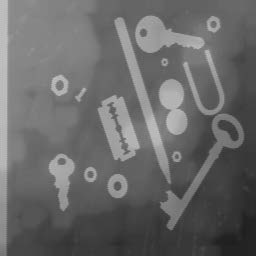
#> input picture 2/3/testImages/tools.jpg, 256 x 256 px, found by its file name
$ python 2b1.py
#> lines starting #> are read from the running program, lines starting #| are printed output that depends on the picture
import cv2
import numpy as np

def dilation_reconstruction(original, kernel_size):
    kernel = np.ones((kernel_size, kernel_size), np.uint8)
    # 对每个通道分别进行腐蚀
    dilationed_image = cv2.dilate(original, kernel, iterations=1)

    # 对每个通道分别进行重建
    result = np.zeros_like(original)
    for i in range(3):
        original_channel = original[:, :, i]
        dilationed_channel = dilationed_image[:, :, i]
        marker = cv2.subtract(original_channel, dilationed_channel)
        result[:, :, i] = dilationed_channel+ cv2.dilate(marker, kernel, iterations=1)

    return result

def erosion_reconstruction(original,kernel_size):
    kernel = np.ones((kernel_size, kernel_size), np.uint8)
    # 对每个通道分别进行腐蚀
    eroded_image = cv2.erode(original, kernel, iterations=1)

    # 对每个通道分别进行重建
    result = np.zeros_like(original)
    for i in range(3):
        original_channel = original[:, :, i]
        eroded_channel = eroded_image[:, :, i]
        marker = cv2.subtract(original_channel, eroded_channel)
        result[:, :, i] = eroded_channel - cv2.erode(marker, kernel, iterations=1)

    return result

def opening_reconstruction(image,kernel_size):
    kernel = np.ones((kernel_size, kernel_size), np.uint8)
    marker=cv2.erode(image,kernel)
    result=dilation_reconstruction(marker,kernel_size)
    return result
def closing_reconstruction(image,kernel_size):
    kernel = np.ones((kernel_size, kernel_size), np.uint8)
    marker=cv2.dilate(image,kernel)
    result=erosion_reconstruction(marker,kernel_size)
    return result
def smoothing_by_reconstruction(image,kernel_size):
    opened = opening_reconstruction(image, kernel_size)
    smoothed = closing_reconstruction(opened, kernel_size)
    return smoothed
def smoothing_reverse_by_reconstruction(image,kernel_size):
    closed = closing_reconstruction(image, kernel_size)
    smoothed = opening_reconstruction(closed, kernel_size)
    return smoothed
# 读取彩色图像
image = cv2.imread('C:/Users/Bin/Desktop/Master OBV/Master-WS/BALG/testImages/tools.jpg')
#> image is the input picture: shape (256, 256, 3); min 30, max 199, mean 104.6

# 定义结构元素（这里使用一个矩形结构元素）
kernel_size = 5


# 彩色图像重建
reconstructed_image = dilation_reconstruction(image,kernel_size )
#> in dilation_reconstruction, `dilationed_image = cv2.dilate(original, kernel, iterations=1)`:
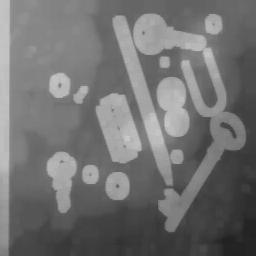
#> dilationed_image: shape (256, 256, 3); min 33, max 199, mean 113.4
erosion_reconstructed_image=erosion_reconstruction(image,kernel_size)
#> in erosion_reconstruction, `eroded_image = cv2.erode(original, kernel, iterations=1)`:
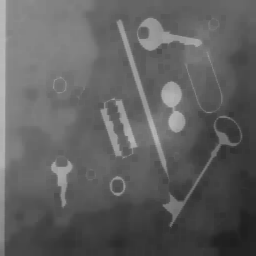
#> eroded_image: shape (256, 256, 3); min 30, max 186, mean 96.3
#> the loop in erosion_reconstruction, `for i in range(3):` made 3 passes
#> pass 1, in erosion_reconstruction, `marker = cv2.subtract(original_channel, eroded_channel)`:
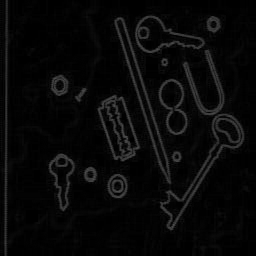
#> marker: shape (256, 256); min 0, max 78, mean 8.3
opening_reconstruction_image=opening_reconstruction(image,kernel_size)
#> call 2 of dilation_reconstruction, with kernel_size = 5
#> in dilation_reconstruction (call 2), `dilationed_image = cv2.dilate(original, kernel, iterations=1)`:
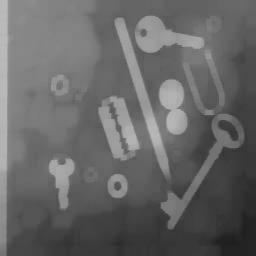
#> dilationed_image: shape (256, 256, 3); min 30, max 186, mean 102.6
closing_reconstruction_image=closing_reconstruction(image,kernel_size)
#> the loop in erosion_reconstruction (call 2), `for i in range(3):` made 3 passes
#> pass 1, in erosion_reconstruction (call 2), `marker = cv2.subtract(original_channel, eroded_channel)`:
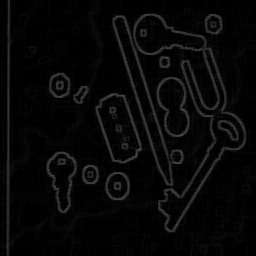
#> marker: shape (256, 256); min 0, max 71, mean 7.4
smooth_reconstruction_image=smoothing_by_reconstruction(image,kernel_size)
#> call 2 of closing_reconstruction, with kernel_size = 5
#> in closing_reconstruction (call 2), `marker=cv2.dilate(image,kernel)`:
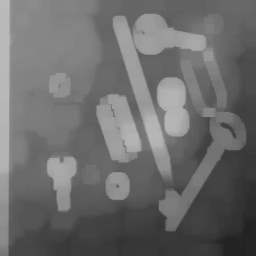
#> marker: shape (256, 256, 3); min 33, max 186, mean 108.4
#> the loop in erosion_reconstruction (call 3), `for i in range(3):` made 3 passes
#> pass 1, in erosion_reconstruction (call 3), `marker = cv2.subtract(original_channel, eroded_channel)`:
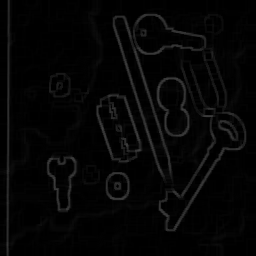
#> marker: shape (256, 256); min 0, max 65, mean 5.3
smooth_reverse_reconstruction_image=smoothing_reverse_by_reconstruction(image,kernel_size)
# 显示结果
cv2.imshow('Original Image', image)
cv2.imshow('erosion', erosion_reconstructed_image)
cv2.imshow('dilation Image', reconstructed_image)
cv2.imshow('opening Image', opening_reconstruction_image)
cv2.imshow('closing Image', closing_reconstruction_image)
cv2.imshow('smooth image', smooth_reconstruction_image)
cv2.imshow('smooth reverse image', smooth_reverse_reconstruction_image)

cv2.waitKey(0)
cv2.destroyAllWindows()

$ run again, with 2/3/testImages/city.jpg copied over 2/3/testImages/tools.jpg
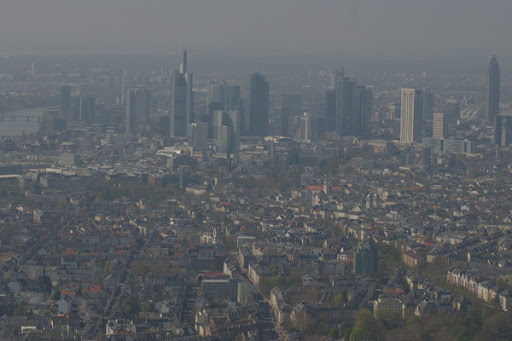
#> input picture 2/3/testImages/city.jpg, 512 x 341 px, found by its file name
#> image is the input picture: shape (341, 512, 3); mean B, G, R 102.5, 98.5, 94.4
#> after the loop in erosion_reconstruction (call 3), `for i in range(3):`:
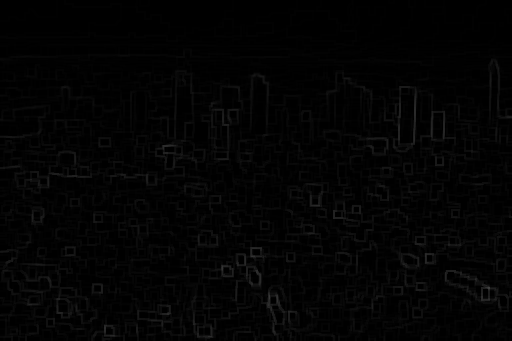
#> marker: shape (341, 512); min 0, max 64, mean 3.2
#> after the loop in dilation_reconstruction (call 4), `for i in range(3):`:
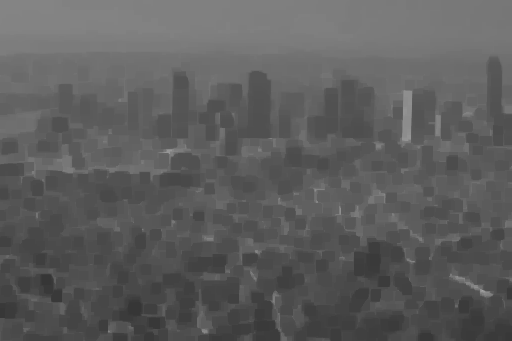
#> original_channel: shape (341, 512); min 54, max 165, mean 93.3

$ run again, with 2/3/testImages/electrop.jpg copied over 2/3/testImages/tools.jpg
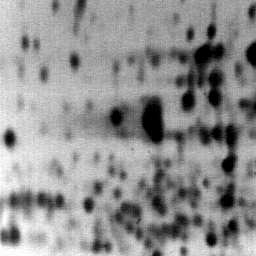
#> input picture 2/3/testImages/electrop.jpg, 256 x 256 px, found by its file name
#> image is the input picture: shape (256, 256, 3); min 0, max 255, mean 144.2
#> the loop in erosion_reconstruction (call 2), `for i in range(3):` made 3 passes
#> pass 1, in erosion_reconstruction (call 2), `marker = cv2.subtract(original_channel, eroded_channel)`:
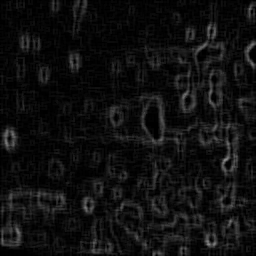
#> marker: shape (256, 256); min 0, max 138, mean 15.8
#> in opening_reconstruction (call 3), `marker=cv2.erode(image,kernel)`:
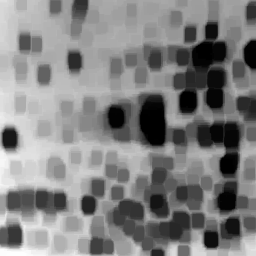
#> marker: shape (256, 256, 3); min 0, max 254, mean 129
